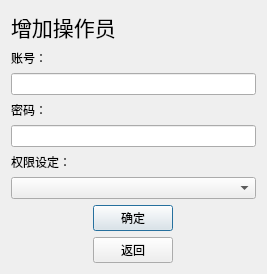
<?xml version="1.0" encoding="UTF-8"?>
<ui version="4.0">
 <class>Dialog</class>
 <widget class="QDialog" name="Dialog">
  <property name="geometry">
   <rect>
    <x>0</x>
    <y>0</y>
    <width>267</width>
    <height>252</height>
   </rect>
  </property>
  <property name="windowTitle">
   <string>增加操作员</string>
  </property>
  <property name="styleSheet">
   <string notr="true">background-image: url(:/back.jpg);</string>
  </property>
  <layout class="QGridLayout" name="gridLayout">
   <item row="4" column="0">
    <widget class="QLineEdit" name="lineEdit_2"/>
   </item>
   <item row="6" column="0">
    <widget class="QComboBox" name="comboBox"/>
   </item>
   <item row="2" column="0">
    <widget class="QLineEdit" name="lineEdit"/>
   </item>
   <item row="3" column="0" alignment="Qt::AlignLeft">
    <widget class="QLabel" name="label_3">
     <property name="text">
      <string>密码：</string>
     </property>
    </widget>
   </item>
   <item row="5" column="0" alignment="Qt::AlignLeft">
    <widget class="QLabel" name="label_4">
     <property name="text">
      <string>权限设定：</string>
     </property>
    </widget>
   </item>
   <item row="0" column="0" alignment="Qt::AlignLeft">
    <widget class="QLabel" name="label">
     <property name="font">
      <font>
       <family>微软雅黑</family>
       <pointsize>16</pointsize>
      </font>
     </property>
     <property name="text">
      <string>增加操作员</string>
     </property>
    </widget>
   </item>
   <item row="7" column="0" alignment="Qt::AlignHCenter">
    <widget class="QPushButton" name="comfirmButton">
     <property name="text">
      <string>确定</string>
     </property>
    </widget>
   </item>
   <item row="1" column="0" alignment="Qt::AlignLeft">
    <widget class="QLabel" name="label_2">
     <property name="text">
      <string>账号：</string>
     </property>
    </widget>
   </item>
   <item row="8" column="0" alignment="Qt::AlignHCenter">
    <widget class="QPushButton" name="returnButton">
     <property name="text">
      <string>返回</string>
     </property>
    </widget>
   </item>
  </layout>
 </widget>
 <resources>
  <include location="background_image.qrc"/>
 </resources>
 <connections/>
</ui>
